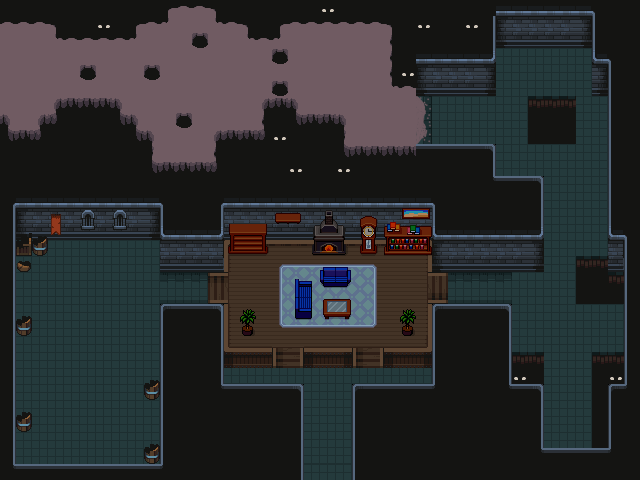

Below is a game level as drawn by its tile map, then a one-line description and the .tmx that defines it (tile-layer data replaced by summaries):
An orthogonal 40x30 tile map with 16x16 px tiles, 5 tile layers (Vacio, Piso, Piso2, Paredes, ...), 5 tilesets and 91 objects.

<map version="1.10" tiledversion="1.10.2" orientation="orthogonal" renderorder="right-down" width="40" height="30" tilewidth="16" tileheight="16" infinite="0" nextlayerid="8" nextobjectid="121">
 <tileset firstgid="1" source="Tilemaps/PisoYParedes.tsx" />
 <tileset firstgid="626" source="Tilemaps/PisoDark.tsx" />
 <tileset firstgid="641" source="Tilemaps/Furniture.tsx" />
 <tileset firstgid="1289" source="Tilemaps/Carpets.tsx" />
 <tileset firstgid="1417" source="Tilemaps/Props.tsx" />
 <layer id="5" name="Vacio" width="40" height="30">
  <data>[1200 cells, 379 non-empty, 2 distinct tile ids]</data>
 </layer>
 <layer id="2" name="Piso" width="40" height="30">
  <data>[1200 cells, 684 non-empty, 42 distinct tile ids]</data>
 </layer>
 <layer id="6" name="Piso2" width="40" height="30">
  <data>[1200 cells, 50 non-empty, 24 distinct tile ids]</data>
 </layer>
 <layer id="1" name="Paredes" width="40" height="30">
  <data>[1200 cells, 281 non-empty, 31 distinct tile ids]</data>
 </layer>
 <layer id="3" name="Props" width="40" height="30">
  <data>[1200 cells, 69 non-empty, 57 distinct tile ids]</data>
 </layer>
 <objectgroup id="7" name="Capa de Objetos 1">
  <object id="3" x="16" y="208" width="144" height="32" />
  <object id="4" x="160" y="240" width="64" height="32" />
  <object id="5" x="160" y="304" width="64" height="16" />
  <object id="7" x="160" y="320" width="16" height="160" />
  <object id="9" x="0" y="464" width="160" height="16" />
  <object id="11" x="0" y="208" width="16" height="256" />
  <object id="13" x="224" y="208" width="208" height="32" />
  <object id="17" x="230.125" y="240.625" width="35.625" height="13" />
  <object id="18" x="314.182" y="240.182" width="29.6364" height="14.6364" />
  <object id="19" x="361.909" y="240" width="13" height="13.9091" />
  <object id="20" x="385.818" y="240" width="44.3636" height="14.8182" />
  <object id="21" x="298.909" y="281.182" width="12.5455" height="37.8182" />
  <object id="22" x="294.909" y="279" width="3.90909" height="39.8182" />
  <object id="23" x="320.091" y="270" width="30.7273" height="13" />
  <object id="24" x="323.455" y="283" width="23.7273" height="4" />
  <object id="25" x="323" y="266.818" width="24.9091" height="3.27273" />
  <object id="26" x="324" y="299.727" width="25.8182" height="16.9091" />
  <object id="27" x="243.364" y="316.818" width="9.27273" height="18.1818" />
  <object id="28" x="402.727" y="314.818" width="10.2727" height="20.8182" />
  <object id="29" x="224" y="352" width="48" height="16" />
  <object id="30" x="304" y="352" width="48" height="16" />
  <object id="31" x="384" y="352" width="48" height="16" />
  <object id="32" x="304.125" y="347.75" width="48" height="4.5" />
  <object id="33" x="223.75" y="347.75" width="48.25" height="4.375" />
  <object id="34" x="384.125" y="348" width="47.875" height="4.25" />
  <object id="35" x="352" y="384" width="16" height="96" />
  <object id="36" x="288" y="384" width="16" height="96" />
  <object id="37" x="224" y="384" width="64" height="16" />
  <object id="38" x="208" y="320" width="16" height="80" />
  <object id="39" x="432" y="304" width="16" height="96" />
  <object id="40" x="368" y="384" width="64" height="16" />
  <object id="41" x="448" y="304" width="48" height="16" />
  <object id="43" x="496" y="304" width="16" height="96" />
  <object id="44" x="512" y="384" width="32" height="16" />
  <object id="45" x="528" y="400" width="16" height="64" />
  <object id="46" x="544" y="448" width="80" height="16" />
  <object id="47" x="608" y="384" width="16" height="64" />
  <object id="48" x="624" y="240" width="16" height="160" />
  <object id="51" x="608" y="48" width="16" height="176" />
  <object id="57" x="416" y="144" width="80" height="16" />
  <object id="58" x="480" y="160" width="16" height="32" />
  <object id="59" x="496" y="176" width="48" height="16" />
  <object id="60" x="528" y="192" width="16" height="48" />
  <object id="62" x="608" y="240" width="16" height="32" />
  <object id="63" x="416" y="64" width="80" height="32" />
  <object id="64" x="480" y="16" width="16" height="48" />
  <object id="65" x="496" y="16" width="96" height="32" />
  <object id="66" x="592" y="64" width="16" height="32" />
  <object id="68" x="592" y="16" width="16" height="48" />
  <object id="70" x="608" y="224" width="16" height="16" />
  <object id="71" x="432" y="240" width="112" height="32" />
  <object id="72" x="432" y="208" width="96" height="32" />
  <object id="76" x="16.125" y="322.375" width="15.625" height="13.25">
   <ellipse />
  </object>
  <object id="77" x="16.25" y="418.125" width="15.625" height="13.625">
   <ellipse />
  </object>
  <object id="78" x="144" y="387.375" width="15.375" height="12.625">
   <ellipse />
  </object>
  <object id="79" x="144.125" y="452.875" width="15.375" height="10.75">
   <ellipse />
  </object>
  <object id="81" x="18.625" y="261.25" width="11.75" height="10.875">
   <ellipse />
  </object>
  <object id="82" x="32.75" y="243.5" width="14.5" height="12.375">
   <ellipse />
  </object>
  <object id="83" x="16" y="240" width="16" height="16" />
  <object id="86" x="512.5" y="362.438" width="29.4375" height="20.625" />
  <object id="88" x="596.091" y="365.818" width="25.6364" height="16.8182" />
  <object id="89" x="595.636" y="384.636" width="12.1818" height="63.1818" />
  <object id="90" x="580.625" y="270.25" width="26.5" height="31.25" />
  <object id="91" x="607.625" y="284.75" width="15.75" height="16.625" />
  <object id="92" x="532.25" y="109.625" width="38.875" height="31.125" />
  <object id="93" x="220.375" y="141.625" width="41.625" height="28.25" />
  <object id="94" x="268" y="109.5" width="25" height="28.625" />
  <object id="95" x="293" y="124.25" width="46.25" height="18.5" />
  <object id="96" x="328.125" y="143.875" width="11.125" height="18.125" />
  <object id="97" x="339.375" y="157.75" width="76.625" height="13.625" />
  <object id="98" x="151.25" y="173.75" width="71.25" height="19.375" />
  <object id="99" x="134" y="142.625" width="14.625" height="37.5" />
  <object id="100" x="117.875" y="127" width="14.75" height="16" />
  <object id="101" x="59.75" y="109.125" width="56.75" height="17.5" />
  <object id="102" x="44.25" y="127.5" width="17.125" height="16.125" />
  <object id="103" x="0" y="140.75" width="44.75" height="15.5" />
  <object id="104" x="-2.1413" y="125.902" width="8.5" height="15.5" />
  <object id="106" x="-0.5" y="-0.375" width="57" height="17" />
  <object id="108" x="61.375" y="15.75" width="71.75" height="15.375" />
  <object id="109" x="135.125" y="-0.375" width="28.25" height="16.75" />
  <object id="110" x="164.364" y="-0.545455" width="65.2727" height="3.09091" />
  <object id="111" x="219.273" y="3.45455" width="33.2727" height="13.6364" />
  <object id="112" x="252" y="17.5" width="23.25" height="14.75" />
  <object id="113" x="275" y="-0.125" width="118.625" height="16.375" />
  <object id="114" x="397.091" y="15.8182" width="18.3636" height="64.6061" />
  <object id="115" x="275.273" y="84.7273" width="10" height="10.1818">
   <ellipse />
  </object>
  <object id="116" x="275.273" y="53.4545" width="9.27273" height="9.27273">
   <ellipse />
  </object>
  <object id="117" x="195.091" y="37.0909" width="10.5455" height="10">
   <ellipse />
  </object>
  <object id="118" x="146.545" y="69.2727" width="10.5455" height="9.63636">
   <ellipse />
  </object>
  <object id="119" x="178.182" y="117.455" width="12.1818" height="9.45455">
   <ellipse />
  </object>
  <object id="120" x="82.9091" y="69.2727" width="10" height="9.09091">
   <ellipse />
  </object>
 </objectgroup>
</map>
